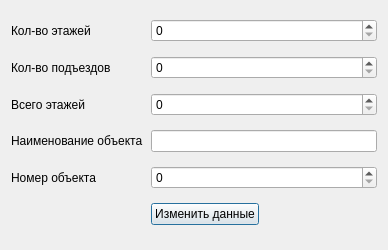
<?xml version="1.0" encoding="UTF-8"?>
<ui version="4.0">
 <class>DialogUpdateRegBuildingsInDistrict</class>
 <widget class="QDialog" name="DialogUpdateRegBuildingsInDistrict">
  <property name="geometry">
   <rect>
    <x>0</x>
    <y>0</y>
    <width>388</width>
    <height>250</height>
   </rect>
  </property>
  <property name="windowTitle">
   <string>DialogUpdateRegBuildingsInDistrict</string>
  </property>
  <layout class="QGridLayout" name="gridLayout">
   <item row="0" column="0">
    <widget class="QLabel" name="lAmOfFloors">
     <property name="text">
      <string>Кол-во этажей</string>
     </property>
    </widget>
   </item>
   <item row="1" column="0">
    <widget class="QLabel" name="lAmOfEntrances">
     <property name="text">
      <string>Кол-во подъездов</string>
     </property>
    </widget>
   </item>
   <item row="2" column="0">
    <widget class="QLabel" name="lTotalFloors">
     <property name="text">
      <string>Всего этажей</string>
     </property>
    </widget>
   </item>
   <item row="3" column="0">
    <widget class="QLabel" name="lBuilding_name_reg">
     <property name="text">
      <string>Наименование объекта</string>
     </property>
    </widget>
   </item>
   <item row="4" column="0">
    <widget class="QLabel" name="lNumberOfBuilding">
     <property name="text">
      <string>Номер объекта</string>
     </property>
    </widget>
   </item>
   <item row="5" column="0">
    <spacer name="horizontalSpacer">
     <property name="orientation">
      <enum>Qt::Horizontal</enum>
     </property>
     <property name="sizeHint" stdset="0">
      <size>
       <width>134</width>
       <height>20</height>
      </size>
     </property>
    </spacer>
   </item>
   <item row="5" column="1">
    <widget class="QPushButton" name="pushButtonUpdateData">
     <property name="text">
      <string>Изменить данные</string>
     </property>
    </widget>
   </item>
   <item row="5" column="2">
    <spacer name="horizontalSpacer_2">
     <property name="orientation">
      <enum>Qt::Horizontal</enum>
     </property>
     <property name="sizeHint" stdset="0">
      <size>
       <width>99</width>
       <height>20</height>
      </size>
     </property>
    </spacer>
   </item>
   <item row="0" column="1" colspan="2">
    <widget class="QSpinBox" name="spinAmOfFloors"/>
   </item>
   <item row="1" column="1" colspan="2">
    <widget class="QSpinBox" name="spinAmOfEntrances"/>
   </item>
   <item row="2" column="1" colspan="2">
    <widget class="QSpinBox" name="spinTotalAmFloors"/>
   </item>
   <item row="3" column="1" colspan="2">
    <widget class="QLineEdit" name="lineBuilding_name_reg"/>
   </item>
   <item row="4" column="1" colspan="2">
    <widget class="QSpinBox" name="spinNumber_of_building"/>
   </item>
  </layout>
 </widget>
 <resources/>
 <connections>
  <connection>
   <sender>pushButtonUpdateData</sender>
   <signal>clicked()</signal>
   <receiver>DialogUpdateRegBuildingsInDistrict</receiver>
   <slot>close()</slot>
   <hints>
    <hint type="sourcelabel">
     <x>211</x>
     <y>215</y>
    </hint>
    <hint type="destinationlabel">
     <x>193</x>
     <y>124</y>
    </hint>
   </hints>
  </connection>
 </connections>
</ui>
